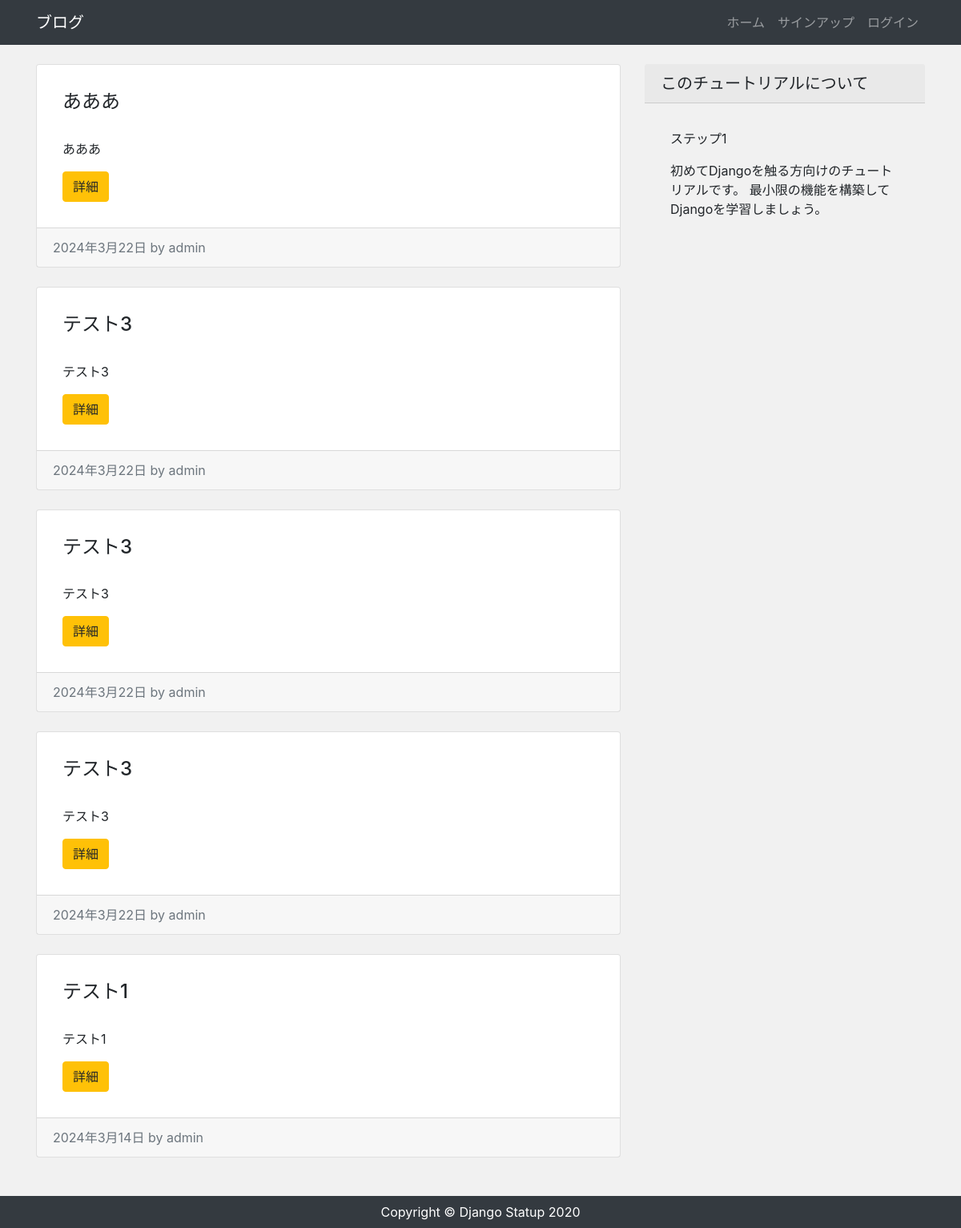
The page / on the database its author committed.
### app/models.py (models this page shows, shortened)
class Post(models.Model):
    author = models.ForeignKey(settings.AUTH_USER_MODEL, on_delete=models.CASCADE)
    title = models.CharField("タイトル", max_length=200)
    content = models.TextField("本文")
    created = models.DateTimeField("作成日", default=timezone.now)

### app/views.py (the view)
# urls.py: path('', views.IndexView.as_view(), name='index'),
class IndexView(View):
    def get(self, request , *args, **kwargs):
        post_data = Post.objects.order_by('-id')
        return render(request, 'app/index.html',{
            'post_data':post_data
        })

### app/templates/app/index.html (shortened to what this page needs)
{% extends "app/base.html" %}
{% block content %}
<div class="row my-4">
    <div class="col-md-8">
        {% for post in post_data %}
            <div class="card mb-4">
                <div class="card-body">
                    <h2 class="card-title">{{ post.title }}</h2>
                    <p class="card-text">{{ post.content|truncatechars:100 }}</p>
                    <div class="btn btn-warning">詳細</div>
                </div>
                <div class="card-footer text-muted">
                    {{ post.created|date}} by {{ post.author}}
                </div>
            </div>
        {% endfor %}
    </div>
    <div class="col-md-4">
        <h5 class="card-header">このチュートリアルについて</h5>
        <div class="card-body">
            <p>ステップ1</p>
            <p class="mb-0">
                初めてDjangoを触る方向けのチュートリアルです。
                最小限の機能を構築してDjangoを学習しましょう。
            </p>
        </div>
    </div>
</div>
{% endblock %}

### app/templates/app/base.html (shortened to what this page needs)
{% load static %}
<!DOCTYPE html>
<html lang="ja">
<head>
    <link rel="stylesheet" href="https://cdn.jsdelivr.net/npm/bootstrap@4.4.1/dist/css/bootstrap.min.css"
>
    <link rel="stylesheet" href="{% static 'css/style.css' %}">
</head>
<body>
    <nav class="navbar navbar-expand-lg navbar-dark bg-dark">
        <div class="container">
            <a class="navbar-brand" href="/">ブログ</a>
            <ul class="navbar-nav ml-auto">
                <li class="nav-item">
                    <a class="nav-link" href="/">ホーム</a>
                </li>
                {% if user.is_authenticated %}
                    <li class="nav-item">
                        <a class="nav-link" href="{% url 'post_new' %}">投稿</a>
                    </li>
                    <li class="nav-item">
                        <a class="nav-link" href="{% url 'account_logout' %}">ログアウト</a>
                    </li>
                {% else %}
                <li class="nav-item">
                    <a class="nav-link" href="{% url 'account_signup' %}">サインアップ</a>
                </li>
                <li class="nav-item">
                    <a class="nav-link" href="{% url 'account_login' %}">ログイン</a>
                </li>
                {% endif %}
            </ul>
        </div>
    </nav>
    <main>
        <div class="container">
            {% block content %}{% endblock %}
        </div>
    </main>
    <footer class="py-2 bg-dark">
        <p class="m-0 text-center text-white">Copyright &copy; Django Statup 2020</p>
    </footer>
</body>
</html>

### app/static/css/style.css (style rules this page uses)
* { margin: 0; padding: 0; box-sizing: border-box; }
body { background: #f1f1f1; display: flexbox; flex-flow: column; min-height: 100vh; }
main { flex:1 }
.card-title { margin-bottom: 2rem; font-size: 1.5rem; }
.card-body { padding: 2rem; }

### rows shown on the page
Post: title "あああ", content "あああ", created "2024年3月22日", author "admin"
Post: title "テスト3", content "テスト3", created "2024年3月22日", author "admin"
Post: title "テスト3", content "テスト3", created "2024年3月22日", author "admin"
Post: title "テスト3", content "テスト3", created "2024年3月22日", author "admin"
Post: title "テスト1", content "テスト1", created "2024年3月14日", author "admin"
